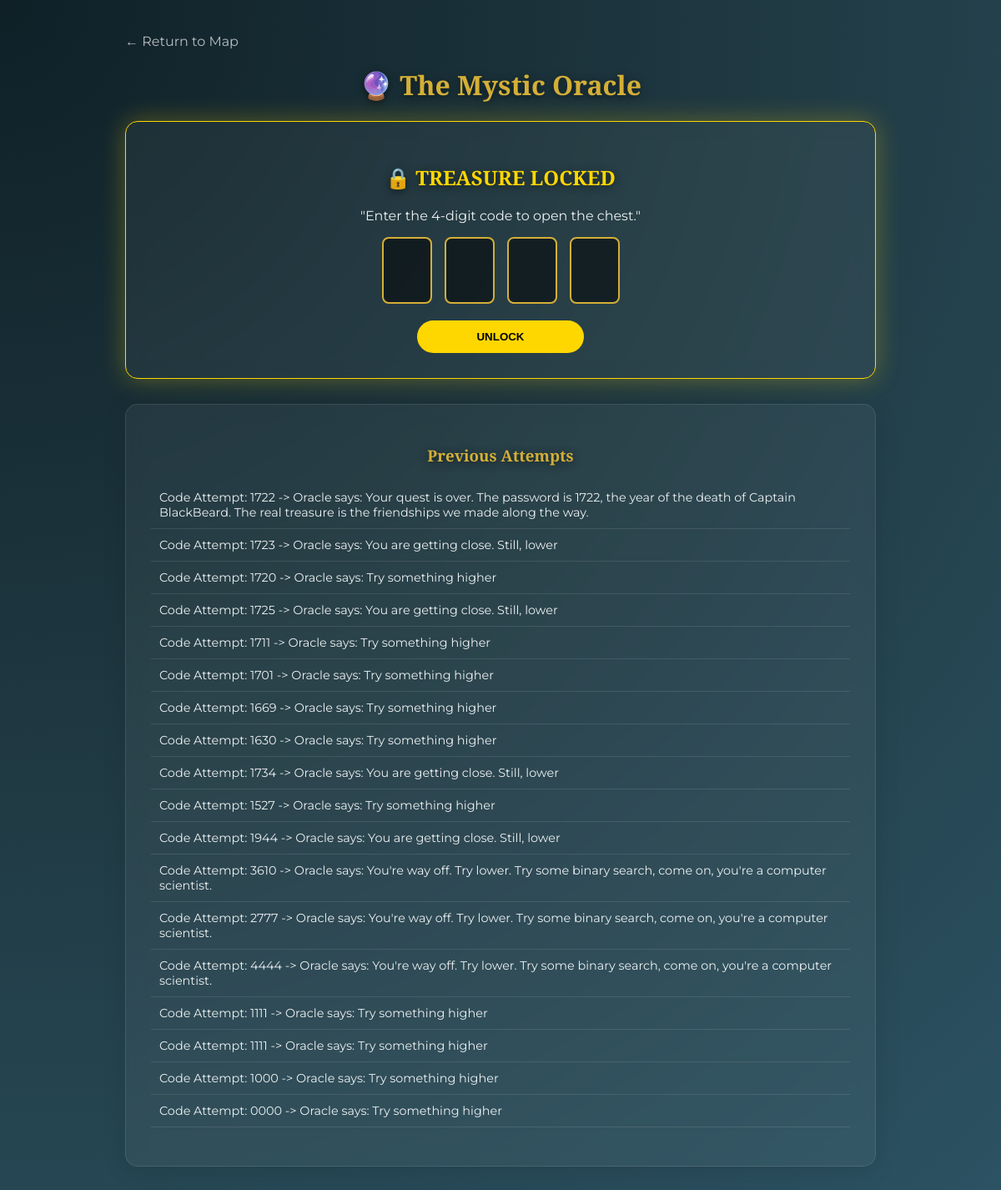
Page /oracle/ on the committed database.
### treasure_hunt/models.py (models this page shows, shortened)
class Instruction(models.Model):
    DIRECTION_CHOICES = [
        ('north', 'North'),
        ('north-east', 'North-East'),
        ('east', 'East'),
        ('south-east', 'South-East'),
        ('south', 'South'),
        ('south-west', 'South-West'),
        ('west', 'West'),
        ('north-west', 'North-West'),
        ('none', 'None'), # Adaugat pentru pasul final
    ]
    direction = models.CharField(
        max_length=20,
        choices=DIRECTION_CHOICES,
        help_text="alege directia"
    )
    distance = models.IntegerField(
        validators=[MinValueValidator(0)], # Permitem 0 pentru cufar
        help_text="distanta in mile/km"
    )
    description = models.TextField(
        help_text="descrierea pasului"
    )
    risk_level = models.IntegerField(
        validators=[MinValueValidator(0), MaxValueValidator(100)],
        help_text="cat de periculos e (0-100)",
        default=0
    )
    previous_instruction = models.OneToOneField(
        'self',
        on_delete=models.SET_NULL,
        null=True,
        blank=True,
        related_name='next_instruction',
        help_text="leaga de pasul anterior"
    )

### treasure_hunt/views.py (the view, shortened to what this page needs)
# urls.py: path('oracle/', views.oracle_hunt, name='oracle_hunt'),
def oracle_hunt(request):
    BASE_URL_DIR = "https://coderum-2025-pirates-baace2h8crd9btg4.canadacentral-01.azurewebsites.net/direction/"
    BASE_URL_CHECK = "https://coderum-2025-pirates-baace2h8crd9btg4.canadacentral-01.azurewebsites.net/check-password/"
    new_instruction = None
    error_message = None
    chest_form = None
    is_at_treasure = False
    last_step = Instruction.objects.last()
    if last_step and ("treasure" in last_step.description.lower() or (hasattr(last_step, 'title') and "treasure" in last_step.title.lower())):
         is_at_treasure = True
         chest_form = TreasureChestForm()
    previous_guesses = Instruction.objects.filter(description__startswith="Code Attempt:").order_by('-id')
    if chest_form is None and is_at_treasure:
        chest_form = TreasureChestForm()
    form = OracleForm()
    return render(request, 'treasure_hunt/oracle.html', {
        'form': form,
        'chest_form': chest_form,
        'is_at_treasure': is_at_treasure,
        'new_instruction': new_instruction,
        'error_message': error_message,
        'previous_guesses': previous_guesses
    })

### treasure_hunt/forms.py
class OracleForm(forms.Form):
    instruction_id = forms.CharField(
        label='Instruction ID / Code',
        max_length=200,
        widget=forms.TextInput(attrs={'placeholder': 'e.g. strong-winds'})
    )

class TreasureChestForm(forms.Form):
    digit1 = forms.CharField(max_length=1, widget=forms.TextInput(attrs={'class': 'digit-input', 'autocomplete': 'off'}))
    digit2 = forms.CharField(max_length=1, widget=forms.TextInput(attrs={'class': 'digit-input', 'autocomplete': 'off'}))
    digit3 = forms.CharField(max_length=1, widget=forms.TextInput(attrs={'class': 'digit-input', 'autocomplete': 'off'}))
    digit4 = forms.CharField(max_length=1, widget=forms.TextInput(attrs={'class': 'digit-input', 'autocomplete': 'off'}))

### treasure_hunt/templates/treasure_hunt/oracle.html (shortened to what this page needs)
{% load static %}
<!DOCTYPE html>
<html lang="en">
<head>
    <link rel="stylesheet" href="{% static 'treasure_hunt/style.css' %}">
</head>
<body>
    <div class="container">
        <a href="{% url 'compass' %}" class="back-link">← Return to Map</a>
        <h1>🔮 The Mystic Oracle</h1>
        {% if is_at_treasure %}
            <div class="glass-card" style="border-color: gold; box-shadow: 0 0 30px rgba(255, 215, 0, 0.3);">
                <h2 style="color: gold;">🔒 TREASURE LOCKED</h2>
                <p style="text-align: center;">"Enter the 4-digit code to open the chest."</p>
                <form method="post" style="display: flex; flex-direction: column; align-items: center;">
                    <div style="display: flex; gap: 15px; margin-bottom: 20px;">
                        {{ chest_form.digit1 }}
                        {{ chest_form.digit2 }}
                        {{ chest_form.digit3 }}
                        {{ chest_form.digit4 }}
                    </div>
                    <button type="submit" style="background: gold; color: black; max-width: 200px;">UNLOCK</button>
                </form>
            </div>
            {% if previous_guesses %}
                <div class="glass-card">
                    <h3>Previous Attempts</h3>
                    <ul style="list-style: none; padding: 0;">
                        {% for guess in previous_guesses %}
                            <li style="border-bottom: 1px solid rgba(255,255,255,0.1); padding: 10px; font-size: 0.9em;">
                                {{ guess.description }}
                            </li>
                        {% endfor %}
                    </ul>
                </div>
            {% endif %}
        {% endif %}
    </div>
</body>
</html>

### treasure_hunt/static/treasure_hunt/style.css (style rules this page uses)
:root { --primary-gold: #d4af37; --glass-bg: rgba(255, 255, 255, 0.05); --glass-border: rgba(255, 255, 255, 0.1); --text-light: #ecf0f1; }
* { box-sizing: border-box; transition: all 0.3s ease; }
body { margin: 0; font-family: 'Montserrat', sans-serif; background: radial-gradient(circle at top left, #0f2027, #203a43, #2c5364); color: var(--text-light); min-height: 100vh; padding: 40px 20px; }
.container { max-width: 900px; margin: 0 auto; }
h1, h2, h3 { font-family: 'Cinzel', serif; color: var(--primary-gold); text-align: center; text-shadow: 0 2px 10px rgba(0,0,0,0.5); }
.glass-card { background: var(--glass-bg); backdrop-filter: blur(10px); border: 1px solid var(--glass-border); border-radius: 15px; padding: 30px; margin-bottom: 30px; box-shadow: 0 4px 30px rgba(0, 0, 0, 0.1); }
input, select, textarea { width: 100%; padding: 12px; background: rgba(0, 0, 0, 0.2); border: 1px solid var(--glass-border); border-radius: 8px; color: #fff; margin-bottom: 15px; }
button { background: linear-gradient(45deg, var(--primary-gold), #b8860b); color: #000; font-weight: bold; padding: 12px 25px; border: none; border-radius: 50px; cursor: pointer; width: 100%; text-transform: uppercase; }
.back-link { color: rgba(255,255,255,0.7); text-decoration: none; display: block; margin-bottom: 20px; }
.digit-input { width: 60px !important; height: 80px; font-size: 2.5rem !important; text-align: center; background: rgba(0, 0, 0, 0.5) !important; border: 2px solid #d4af37 !important; color: #d4af37 !important; font-family: 'Cinzel', serif !important; margin: 0 !important; }

### rows in the picture
Instruction: description "Code Attempt: 1722 -> Oracle says: Your quest is over. The password is 1722, the year of the death of Captain BlackBeard. The real treasure is the friendships we made along the way."
Instruction: description "Code Attempt: 1723 -> Oracle says: You are getting close. Still, lower"
Instruction: description "Code Attempt: 1720 -> Oracle says: Try something higher"
Instruction: description "Code Attempt: 1725 -> Oracle says: You are getting close. Still, lower"
Instruction: description "Code Attempt: 1711 -> Oracle says: Try something higher"
Instruction: description "Code Attempt: 1701 -> Oracle says: Try something higher"
Instruction: description "Code Attempt: 1669 -> Oracle says: Try something higher"
Instruction: description "Code Attempt: 1630 -> Oracle says: Try something higher"
Instruction: description "Code Attempt: 1734 -> Oracle says: You are getting close. Still, lower"
Instruction: description "Code Attempt: 1527 -> Oracle says: Try something higher"
Instruction: description "Code Attempt: 1944 -> Oracle says: You are getting close. Still, lower"
Instruction: description "Code Attempt: 3610 -> Oracle says: You're way off. Try lower. Try some binary search, come on, you're a computer scientist."
Instruction: description "Code Attempt: 2777 -> Oracle says: You're way off. Try lower. Try some binary search, come on, you're a computer scientist."
Instruction: description "Code Attempt: 4444 -> Oracle says: You're way off. Try lower. Try some binary search, come on, you're a computer scientist."
Instruction: description "Code Attempt: 1111 -> Oracle says: Try something higher"
Instruction: description "Code Attempt: 1111 -> Oracle says: Try something higher"
Instruction: description "Code Attempt: 1000 -> Oracle says: Try something higher"
Instruction: description "Code Attempt: 0000 -> Oracle says: Try something higher"
